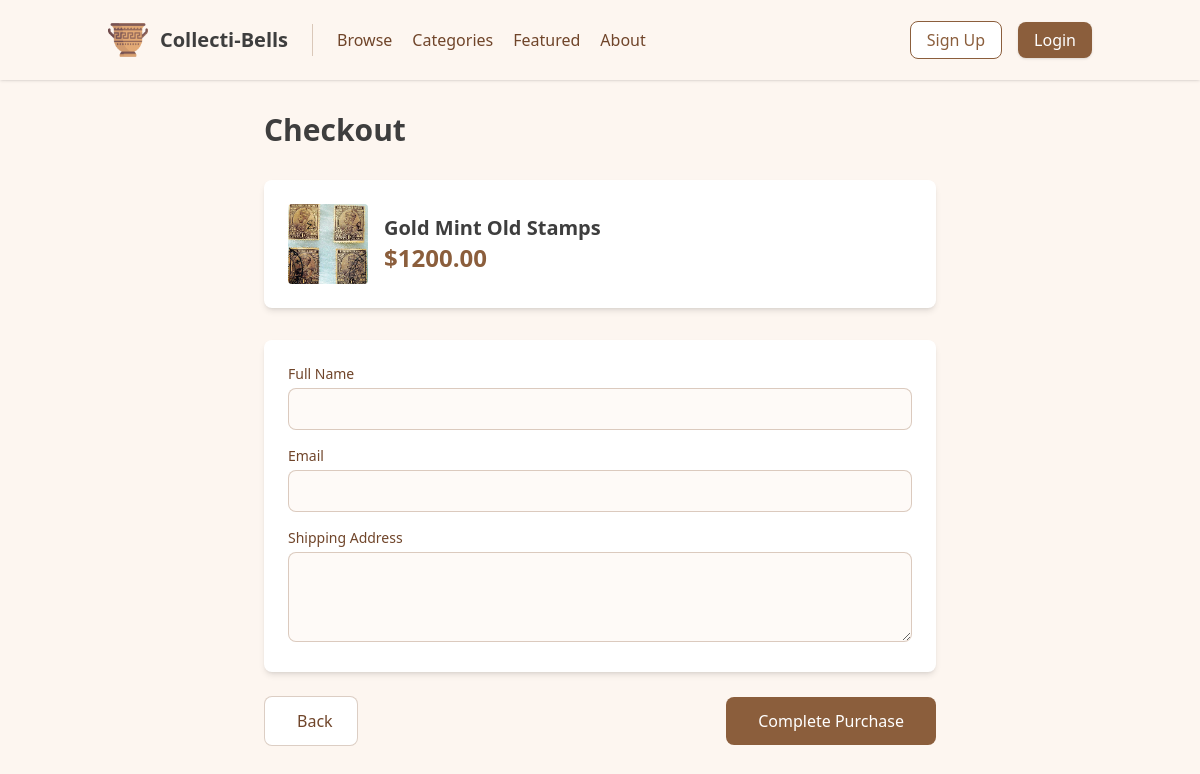
Page /checkout/3/ on the committed database.
### product/models.py (models this page shows, shortened)
class Product(models.Model):
    name = models.CharField(max_length=50)
    description = models.TextField()
    price = models.DecimalField(max_digits=10, decimal_places=2)
    stock = models.IntegerField()
    image = models.ImageField(upload_to='products/')
    created_at = models.DateTimeField(auto_now_add=True)
    updated_at = models.DateTimeField(auto_now=True)
    origin = models.CharField(max_length=100, blank=True, null=True)
    age = models.PositiveIntegerField(help_text="Age of the antique item in years", blank=True, null=True)
    category = models.CharField(max_length=100, blank=True, null=True)  # Changed to CharField

### product/views.py (the view, shortened to what this page needs)
# urls.py: path('checkout/<int:product_id>/', views.checkout, name='checkout'),
def checkout(request, product_id):
    product = get_object_or_404(Product, id=product_id)
    context = {
        'product': product,
    }
    return render(request, 'checkout.html', context)

### templates/checkout.html (shortened to what this page needs)
{% extends 'layout.html' %}
{% block content %}
<div class="container mx-auto px-4 py-8 animate-fade-in">
    <div class="max-w-2xl mx-auto">
        <h1 class="text-3xl font-bold text-[#3e3e3e] mb-8 animate-slide-up">Checkout</h1>
        <div class="bg-white rounded-lg shadow-md p-6 mb-8 animate-fade-in-up">
            <div class="flex items-center">
                {% if product.image %}
                    <img src="{{ product.image.url }}" alt="{{ product.name }}" class="w-20 h-20 object-cover rounded">
                {% endif %}
                <div class="ml-4">
                    <h2 class="text-xl font-semibold text-[#3e3e3e]">{{ product.name }}</h2>
                    <p class="text-2xl font-bold text-[#8b5e3c] animate-slide-up">${{ product.price }}</p>
                </div>
            </div>
        </div>
        <form method="post" class="space-y-6 animate-fade-in-up-delay">
            <div class="bg-white rounded-lg shadow-md p-6 space-y-4">
                <div>
                    <label class="block text-sm font-medium text-[#70452a] mb-1">Full Name</label>
                    <input type="text" name="name" required
                           class="w-full px-4 py-2 border border-[#8b5e3c]/30 rounded-lg focus:ring-2 focus:ring-[#8b5e3c] focus:border-[#8b5e3c] bg-[#fdf6f0]/50">
                </div>
                <div>
                    <label class="block text-sm font-medium text-[#70452a] mb-1">Email</label>
                    <input type="email" name="email" required
                           class="w-full px-4 py-2 border border-[#8b5e3c]/30 rounded-lg focus:ring-2 focus:ring-[#8b5e3c] focus:border-[#8b5e3c] bg-[#fdf6f0]/50">
                </div>
                <div>
                    <label class="block text-sm font-medium text-[#70452a] mb-1">Shipping Address</label>
                    <textarea name="address" required
                              class="w-full px-4 py-2 border border-[#8b5e3c]/30 rounded-lg focus:ring-2 focus:ring-[#8b5e3c] focus:border-[#8b5e3c] bg-[#fdf6f0]/50"
                              rows="3"></textarea>
                </div>
            </div>
            <div class="flex justify-between items-center">
                <a href="{% url 'product_detail' product.id %}"
                   class="inline-flex items-center px-6 py-3 border border-[#8b5e3c]/30 rounded-lg text-[#70452a] bg-white hover:bg-[#f4e7dc] transition duration-200 animate-fade-in-up">
                    Back
                </a>
                <button type="submit"
                        class="px-8 py-3 bg-[#8b5e3c] text-white rounded-lg hover:bg-[#70452a] focus:outline-none focus:ring-2 focus:ring-[#8b5e3c] focus:ring-offset-2 animate-fade-in-up-delay">
                    Complete Purchase
                </button>
            </div>
        </form>
    </div>
</div>
{% endblock %}

### rows in the picture
Product: image (picture), name "Gold Mint Old Stamps", price "1200.00"
